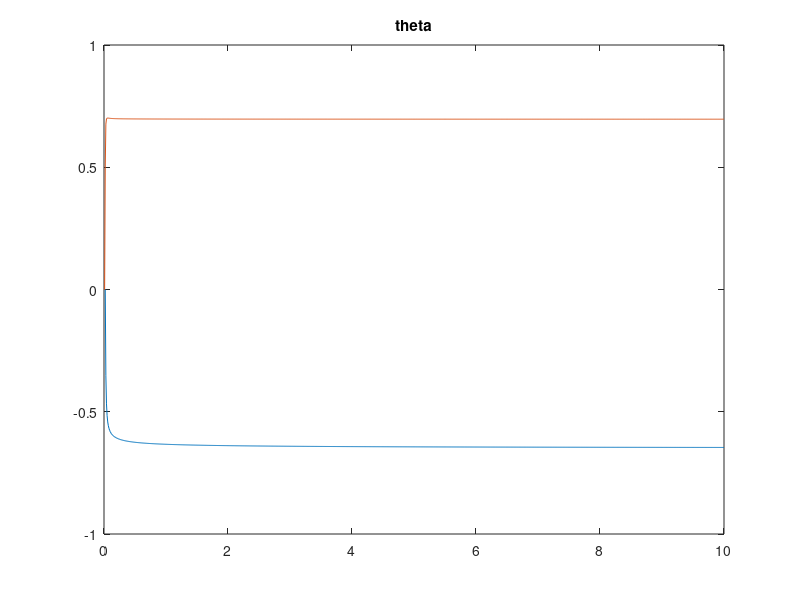
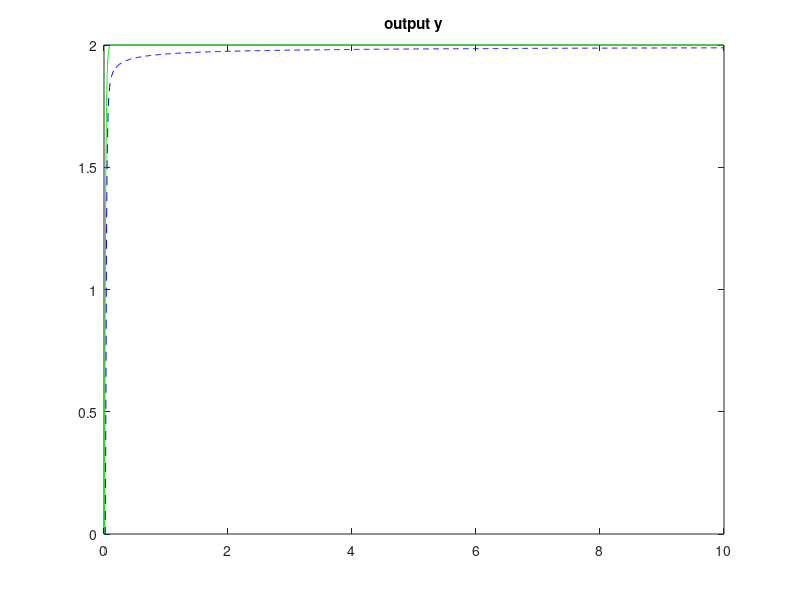
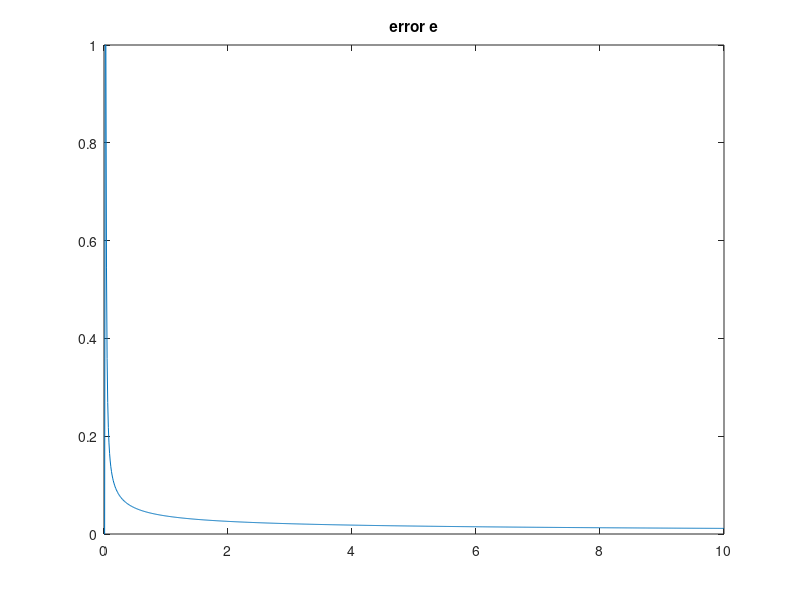

Write MATLAB code to recreate these figures, in order.
%%code to implement the weighted LMS algorithm  

close all;
clear all;
clc;

n = 1 ;
k = 0:0.01:10 ;
N = length(k) ; % no of iterations

theta = [-0.5 1]'; % initial conditions
y = zeros(1, N);
yhat = zeros(1,N) ;
e = zeros(1, N);
%theta_hat = [zeros(1, N); zeros(1, N)];
theta_hat = zeros(1,length(theta))' ;
% theta_hat = ones(1,length(theta))' ;
% theta_hat = rand(1,length(theta))' ;
thetahat = [theta_hat] ;
u = ones(1,N) ;

phi = zeros(1,length(theta))' ;
%phi = [-y(1) u(1)]';
P=[1 0;0 1];
% Algorithm to update theta_hat,y phi and error e

for i = 1:N-1
    y(i+1) = theta'*phi ;
    yhat(i+1) = theta_hat'*phi ;
    e(i+1)=y(i+1)- yhat(i+1);
    if phi'*phi ~= 0
        a=((phi)'*P*(phi))/(phi'*phi);
    else
        a=100;%arbitrary value
    end
    theta_hat = theta_hat + ((a*P*phi)/(1 + a*(phi)'*P*(phi)))*(e(i+1));
    P=P-(a*P*(phi)*(phi)'*P)/(1+a*phi'*P*phi);
    phi = [-y(i+1) u(i+1)]';
    disp(P)
    thetahat = [thetahat theta_hat] ;
end
%plotting
k=0:0.01:10;
figure
plot(k,thetahat)
title("theta")
figure
% disp(y);
plot(k,y,'-g',k,yhat,'--b');
%axis([0,1100,-1,2])
title("output y")
figure
plot(k,e)
title("error e")
